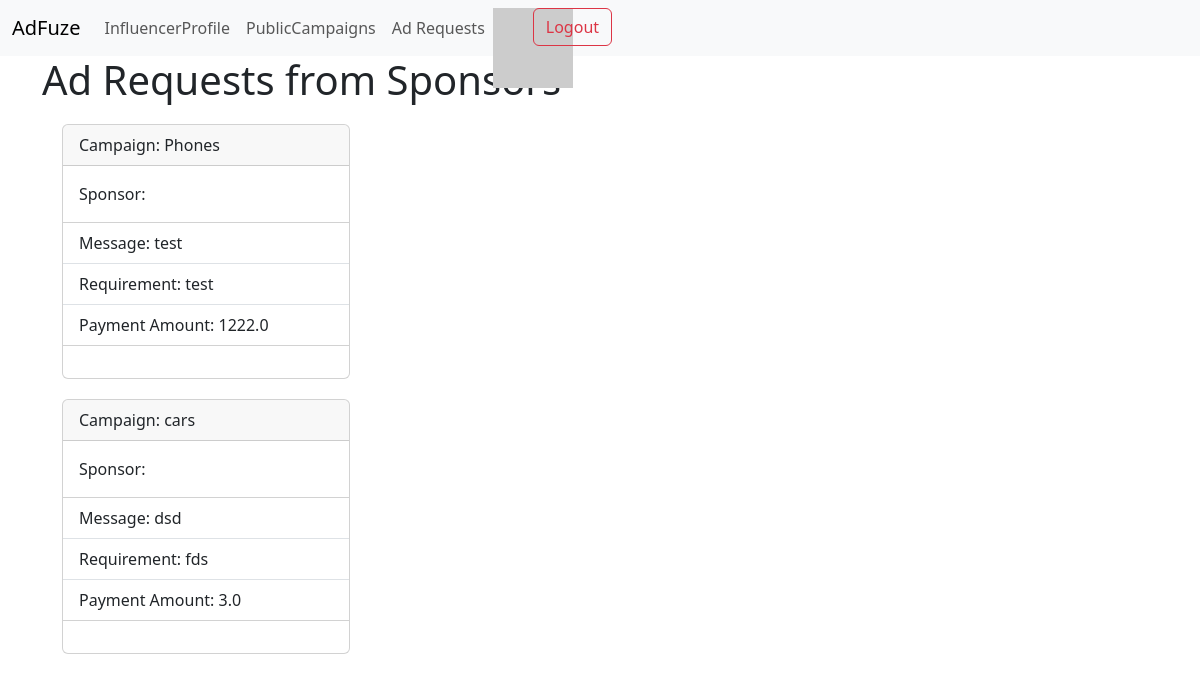
The page /alladrequest (signed in) on the database its author committed.
### models.py (models this page shows)
class AdRequest(db.Model):
    ad_request_id = db.Column(db.Integer, primary_key=True)
    campaign_id = db.Column(db.Integer,db.ForeignKey('campaign.campaign_id'), nullable=False)
    influencer_id = db.Column(db.Integer,db.ForeignKey('influencer.influencer_id'), nullable=False)
    messages = db.Column(db.Text, nullable=False)
    requirements = db.Column(db.Text, nullable=False)
    payment_amount = db.Column(db.Float, nullable=False)
    status = db.Column(db.String(10), nullable=False, default="pending")
    flag = db.Column(db.Boolean, nullable=False, default=False)
    influencer = db.relationship('Influencer', backref='ad_requests', lazy=True)

class Campaign(db.Model):
    campaign_id = db.Column(db.Integer, primary_key=True)
    sponsor_id = db.Column(db.Integer,db.ForeignKey('sponsor.sponsor_id'), nullable=False)
    name= db.Column(db.String(80), unique=True, nullable=False)
    description = db.Column(db.Text, nullable=False)
    start_date = db.Column(db.Date, nullable=False)
    end_date = db.Column(db.Date, nullable=False)
    budget = db.Column(db.Float, nullable=False)
    visibility = db.Column(db.String(10), nullable=False)
    goals = db.Column(db.Text, nullable=False)
    flag=db.Column(db.Boolean, nullable=False, default=False)
    sponsor=db.relationship('Sponsor',backref='campaign', lazy=True)
    ad_requests = db.relationship('AdRequest', backref='campaign', lazy=True)

### routes.py (the view)
@app.route('/alladrequest')
@auth_required
def alladrequest():
    user_id = session.get('user_id')
    adrequests=AdRequest.query.filter_by(flag=False, influencer_id=user_id).all()
    user = None
    user2 = "influencer"
    if user_id:
        user = User.query.get(user_id)
    return render_template('influencerfunction/alladrequest.html', user=user, user2=user2, adrequests=adrequests)

### routes.py (called while the page is built)
def auth_required(func):
    @wraps(func)
    def wrapper(*args, **kwargs):
        if 'user_id' in session:
            return func(*args, **kwargs)
        else:
            flash('Please login to continue')
            return redirect(url_for('login'))
    return wrapper

### templates/influencerfunction/alladrequest.html (shortened to what this page needs)
{% extends 'layout.html' %}
{% block content %}
    <div class="container">
        <h1>Ad Requests from Sponsors</h1>
        {% for request in adrequests %}
            <div class="card" style="width: 18rem; margin: 20px;">
                <div class="card-header">
                    <p class="card-text">Campaign: {{ request.campaign.name }}</p>
                </div>
                <div class="card-body">
                    <p class="card-text">Sponsor: </p>
                </div>
                <ul class="list-group list-group-flush">
                    <li class="list-group-item">Message: {{ request.messages }}</li>
                    <li class="list-group-item">Requirement: {{ request.requirements }}</li>
                    <li class="list-group-item">Payment Amount: {{ request.payment_amount }}</li>
                </ul>
                <div class="card-body">
                </div>
            </div>
        {% endfor %}
    </div>
{% endblock %}

### rows shown on the page
AdRequest: campaign.name "Phones", messages "test", requirements "test", payment_amount "1222.0"
AdRequest: campaign.name "cars", messages "dsd", requirements "fds", payment_amount "3.0"
